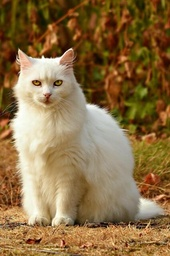
#> input picture img_50.jpg, 170 x 256 px, shrunk from 425 x 641 before the run
$ jupyter execute TT-BSSD5410-Final.ipynb
#> lines starting #> are read from the running program, lines starting #| are printed output that depends on the picture
## Image Manipulation

Sepia kernel taken from:
https://www.geeksforgeeks.org/image-processing-in-java-colored-image-to-sepia-image-conversion/#
Blur kernel taken from:
https://en.wikipedia.org/wiki/Kernel_(image_processing)

[cell 1]
#import necessary modules
from PIL import Image, ImageOps

[cell 2]
img = Image.open("img_50.jpg")
#> img is the input picture: PIL image 170x256 RGB; mean R, G, B 140.2, 111.6, 70.4
img

[cell 3]
def sepia(image, level=0.8):
    # define sepia kernel
#> called with level = 0.8
    kernel = [
        [0.393, 0.769, 0.189],
        [0.349, 0.686, 0.168],
        [0.272, 0.534, 0.131]
    ]

    # create a copy of the input image
    output = image.copy()

    # get the width and height of the image
    width, height = output.size
#> width = 170; height = 256

    # loop over every pixel in the image
    for x in range(1, width - 1):
        for y in range(1, height - 1):

            # initialize RGB values for convolution
            conv_r, conv_g, conv_b = 0, 0, 0

            # loop over surrounding pixels for convolution
            for i in range(3):
                for j in range(3):

                    # get the RGB values for the surrounding pixel
                    pixel = image.getpixel((x + i - 1, y + j - 1))

                    # apply the kernel weights to the pixel RGB values
                    conv_r += (pixel[0] * 0.44) * kernel[i][j]
                    conv_g += (pixel[1] * 0.26) * kernel[i][j]
                    conv_b += (pixel[2] * 0.08) * kernel[i][j]

            # adjust sepia level for each color channel
            conv_r *= level
            conv_g *= level
            conv_b *= level

            # clamp values to [0, 255] range
            conv_r = max(0, min(conv_r, 255))
            conv_g = max(0, min(conv_g, 255))
            conv_b = max(0, min(conv_b, 255))

            # set the output pixel value for the current pixel
            output.putpixel((x, y), (int(conv_r), int(conv_g), int(conv_b)))
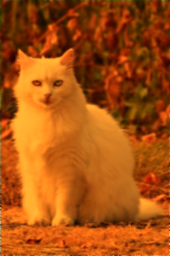
#> output: PIL image 170x256 RGB; mean R, G, B 167.8, 81, 15.7

    # return the resulting sepia grayscale image
    return output.convert('RGB')

[cell 4]
img = sepia(img)
img

[cell 5]
def noise(image):
    # define noise kernel
    kernel = [
        [0, 1/8, 0],
        [1/8, 3/4, 1/8],
        [0, 1/8, 0]
    ]

    # create a copy of the input image
    output = image.copy()

    # get the width and height of the image
    width, height = output.size
#> width = 170; height = 256

    # loop over every pixel in the image
    for x in range(1, width - 1):
        for y in range(1, height - 1):

            # initialize RGB values for convolution
            conv_r, conv_g, conv_b = 0, 0, 0

            # loop over surrounding pixels for convolution
            for i in range(3):
                for j in range(3):

                    # get the RGB values for the surrounding pixel
                    pixel = image.getpixel((x + i - 1, y + j - 1))

                    # apply the kernel weights to the pixel RGB values
                    conv_r += pixel[0] * kernel[i][j]
                    conv_g += pixel[1] * kernel[i][j]
                    conv_b += pixel[2] * kernel[i][j]

            # clamp values to [0, 255] range for each color channel
            conv_r = max(0, min(conv_r, 255))
            conv_g = max(0, min(conv_g, 255))
            conv_b = max(0, min(conv_b, 255))

            # set the output pixel value for the current pixel
            output.putpixel((x, y), (int(conv_r), int(conv_g), int(conv_b)))
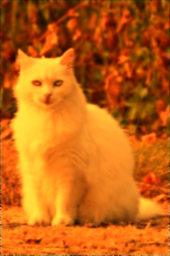
#> output: PIL image 170x256 RGB; mean R, G, B 196.5, 100.4, 19.2

    # return the resulting noisy grayscale image
    return output.convert('RGB')

[cell 6]
img = noise(img)
img

[cell 7]
def blur(image, radius):
    # Define blur kernel
#> called with radius = 1
    kernel = [
        [1/9, 1/9, 1/9],
        [1/9, 1/9, 1/9],
        [1/9, 1/9, 1/9]
    ]

    # Create a copy of the input image
    output = image.copy()
    # Get the width and height of the image
    width, height = output.size
#> width = 170; height = 256

    # Loop through each pixel in the image, skipping the edge pixels
    for x in range(radius, width - radius):
        for y in range(radius, height - radius):
            r_conv, g_conv, b_conv = 0, 0, 0
            # Apply the blur kernel to the current pixel and its neighbors
            for i in range(3):
                for j in range(3):
                    r, g, b = image.getpixel((x + i - radius, y + j - radius))
                    r_conv += r * kernel[i][j]
                    g_conv += g * kernel[i][j]
                    b_conv += b * kernel[i][j]

            # Round the calculated color values to the nearest integer
            r_conv = int(round(r_conv))
            g_conv = int(round(g_conv))
            b_conv = int(round(b_conv))
            # Set the color of the output image pixel to the calculated color values
            output.putpixel((x, y), (r_conv, g_conv, b_conv))

    # Convert the output image to the RGB color space and return it
    return output

$ run again, with lessthan1.jpg copied over img_50.jpg
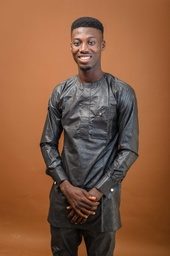
#> input picture lessthan1.jpg, 170 x 256 px, shrunk from 3264 x 4928 before the run
#> img is the input picture: PIL image 170x256 RGB; mean R, G, B 134.8, 90.6, 63.3
#> after the loop in sepia, `for x in range(1, width - 1):`:
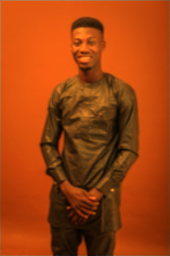
#> output: PIL image 170x256 RGB; mean R, G, B 164.6, 65.8, 14.4
#> after the loop in blur, `for x in range(radius, width - radius):`:
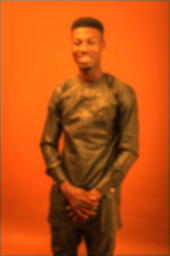
#> output: PIL image 170x256 RGB; mean R, G, B 194.5, 81.5, 17.6
